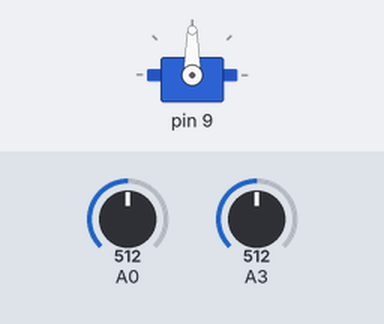
Simulated run of this sketch. Board: Arduino Uno, built with avr-gcc and run on an emulated ATmega328P. On the bench: servo. The inputs (shaded band) are chosen by the test bench; at power-on: A0 = 512, A3 = 512. What the sketch prints to the serial monitor is not drawn.

Above: at 0.8 s.
0.9 s: A0 set to 200
At 1.2 s:
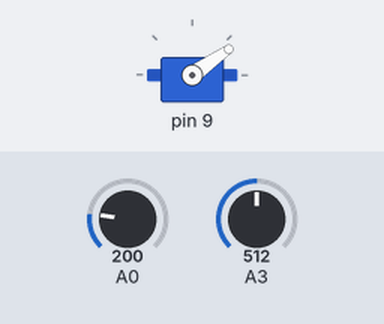
2.4 s: A0 set to 171
At 3.5 s:
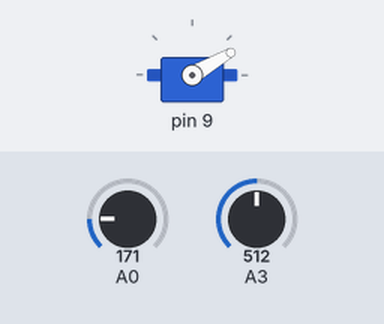
5.4 s: A0 set to 900
At 5.7 s:
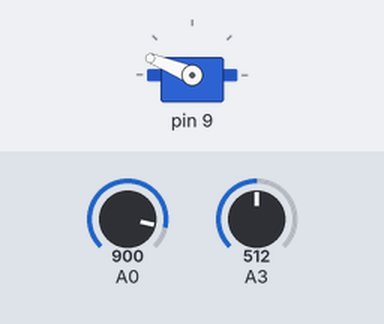
6.9 s: A0 set to 306
At 8.1 s:
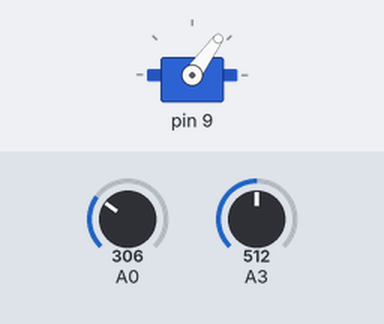
8.4 s: A0 set to 0
At 9.3 s:
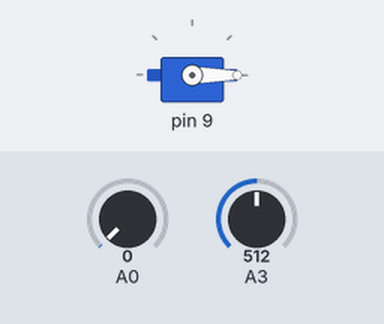
9.9 s: A0 set to 511
At 10.4 s:
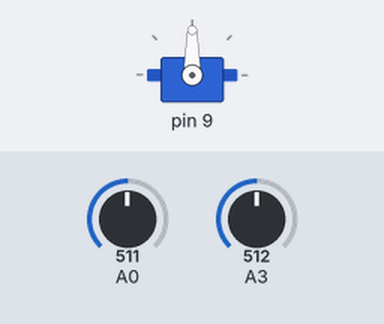
Timing chart, 0 to 12.4 s (numbered marks = the images above; inputs shaded):
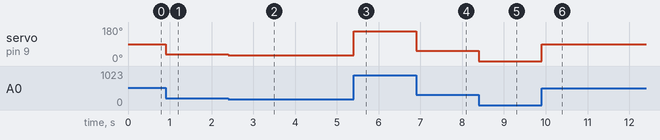

The sketch:

Knob001.ino
```cpp
/*
 Controlling a servo position using a potentiometer (variable resistor)
 by Michal Rinott <http://people.interaction-ivrea.it/m.rinott>

 modified on 8 Nov 2013
 by Scott Fitzgerald
 http://www.arduino.cc/en/Tutorial/Knob
*/

#pragma GCC diagnostic error "-Wall"

#include <Servo.h>

typedef unsigned long microsec_t;
typedef float degree_t;
typedef unsigned long millidegree_t;

template <
  microsec_t _pulseCycle,
  microsec_t _pulseWidthMin,
  microsec_t _pulseWidthMax,
  millidegree_t _rotationalRange
> class ServoSpecification
{
public:
  static constexpr microsec_t pulseCycle = _pulseCycle;
  static constexpr microsec_t pulseWidthMin = _pulseWidthMin;
  static constexpr microsec_t pulseWidthMax = _pulseWidthMax;
  static constexpr degree_t rotationalRange = _rotationalRange / 1000.0;
};

class ServoImplementation
{
public:
  virtual float operator=(float amount) = 0;
  virtual operator float() = 0;
  virtual void update() {}
  virtual void disengage() = 0;
};

typedef ServoSpecification<20000, 450, 2450, 180000> HXT900;

template <int pin, typename ServoSpecification>
class ArduinoLibraryServo : public ServoImplementation, ServoSpecification
{
  using S = ServoSpecification;
public:
  using S::pulseCycle;
  using S::pulseWidthMin;
  using S::pulseWidthMax;
  using S::rotationalRange;

  float operator=(float amount)
  {
    if (!servo.attached())
      servo.attach(pin, pulseWidthMin, pulseWidthMax);
    servo.writeMicroseconds(amount * (pulseWidthMax - pulseWidthMin) + pulseWidthMin + 0.5);
    lastWrite = micros();
    return (servo.readMicroseconds() - pulseWidthMin) / float(pulseWidthMax - pulseWidthMin);
  }

  operator float()
  {
    return float(servo.readMicroseconds() - pulseWidthMin) / (pulseWidthMax - pulseWidthMin);
  }

  void disengage()
  {
    microsec_t delay = micros() - lastWrite;

    if (delay < pulseCycle) {
      delayMicroseconds(pulseCycle - delay);
    }

    servo.detach();
  }

private:
  Servo servo;
  microsec_t lastWrite;
};

template <int pin, typename ServoSpecification>
class NoInterruptServo : public ServoImplementation, ServoSpecification
{
  using S = ServoSpecification;
public:
  using S::pulseCycle;
  using S::pulseWidthMin;
  using S::pulseWidthMax;
  using S::rotationalRange;

  NoInterruptServo()
  : engaged(false)
  {
    pinMode(pin, OUTPUT);
    digitalWrite(pin, LOW);
  }

  float operator=(float amount)
  {
    if (!engaged) {
      engaged = true;
      disengaging = false;
      pulsing = false;
      cycleStart = micros() - pulseCycle;
    }
    pulseWidth = amount * (pulseWidthMax - pulseWidthMin) + pulseWidthMin + 0.5;
    return (pulseWidth - pulseWidthMin) / float(pulseWidthMax - pulseWidthMin);
  }

  operator float()
  {
    return float(pulseWidth - pulseWidthMin) / (pulseWidthMax - pulseWidthMin);
  }

  void disengage()
  {
    disengaging = true;
  }

  void update()
  {
    if (!engaged) return;

    if (pulsing) {
      if (micros() - cycleStart >= pulseWidth) {
        digitalWrite(pin, LOW);
        pulsing = false;
        if (disengaging) engaged = false;
      }
    } else { // already pulsed
      microsec_t now = micros();
      if (now - cycleStart >= pulseCycle) {
        digitalWrite(pin, HIGH);
        pulsing = true;
        cycleStart = now;
      }
    }
  }

private:
  microsec_t cycleStart;
  microsec_t pulseWidth;
  bool engaged;
  bool disengaging;
  bool pulsing;
};


template <int pin>
class AnalogInput
{
public:
  AnalogInput()
  {
    pinMode(pin, INPUT);
  }
  operator double()
  {
    return analogRead(pin) / 1023.0;
  }
};

template <unsigned long baud>
class ArduinoLibrarySerial
{
public:
  ArduinoLibrarySerial()
  {
    Serial.begin(baud);
  }

  ArduinoLibrarySerial & operator<<(double v)
  {
    Serial.print(v, 4);
    return *this;
  }

  ArduinoLibrarySerial & operator<<(const char * s)
  {
    Serial.print(s);
    return *this;
  }

  ArduinoLibrarySerial & operator<<(char c)
  {
    Serial.print(c);
    return *this;
  }
};


void setup() {
  ArduinoLibraryServo<9, HXT900> servo;
  AnalogInput<0> potentiometer;
  AnalogInput<3> currentProbe;
  ArduinoLibrarySerial<115200> serial;

  for (;;) {
    serial << potentiometer << ',' << currentProbe << ',' << (servo = potentiometer) << '\n';
    servo.update();
  }
}

void loop() {}
```

Measured:
- after the input at 0.9 s, servo on pin 9: 90° → 35° at once
- after the input at 2.4 s, servo on pin 9: 35° → 30° at once
- after the input at 5.4 s, servo on pin 9: 30° → 158° at once
- after the input at 6.9 s, servo on pin 9: 158° → 54° at once
- after the input at 8.4 s, servo on pin 9: 54° → 0° at once
- after the input at 9.9 s, servo on pin 9: 0° → 90° at once
